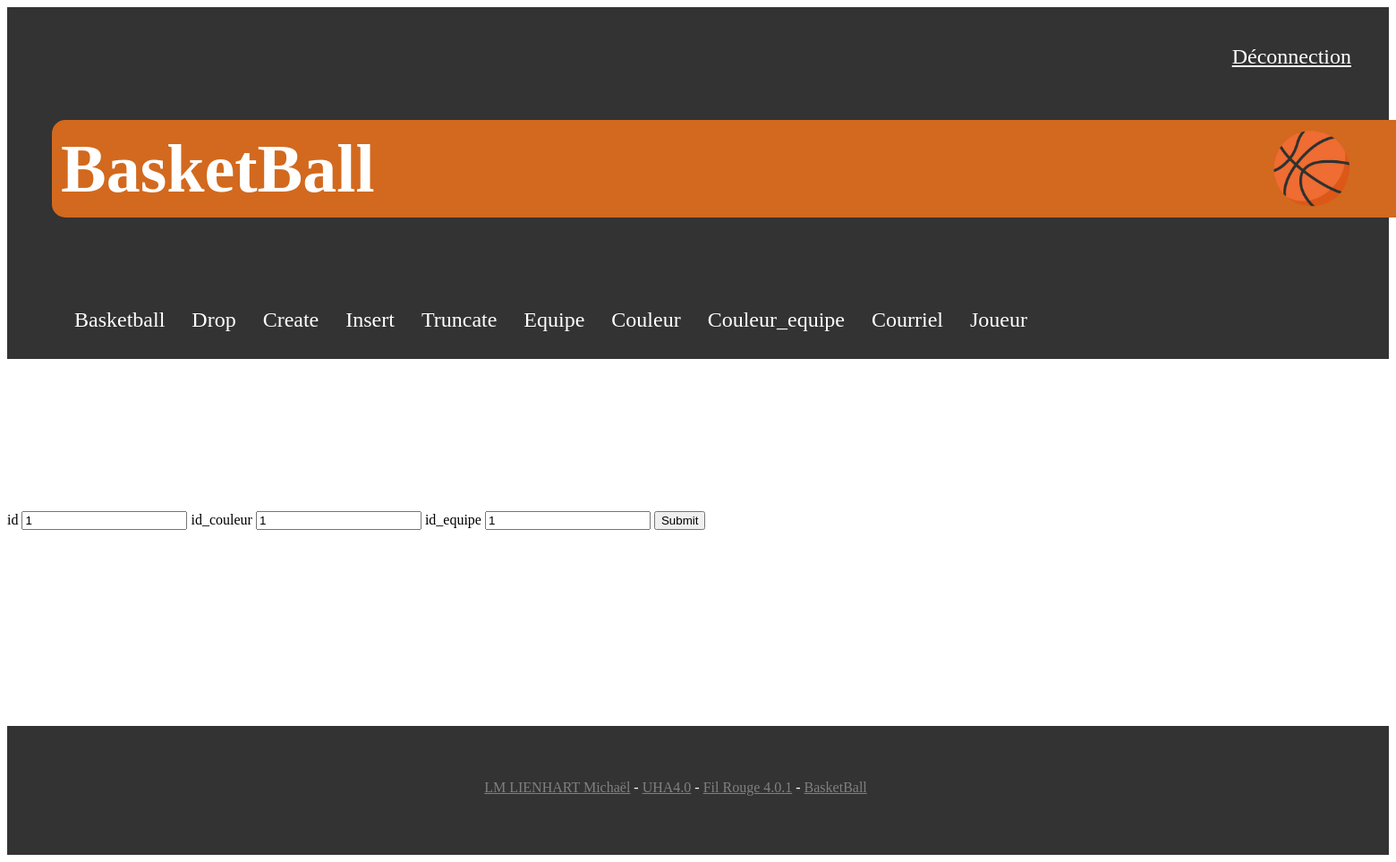
/BasketBall_phpmyadmin/updatecouleurs_equipes.php?id=1, run on the app's committed database.
### tables this page shows
create table if not exists couleurs_equipes(
    id int auto_increment primary key,
    id_couleur int,
    id_equipe int,
    CONSTRAINT fk_id_equipe foreign key(id_equipe) references equipes(id) on delete cascade,
    CONSTRAINT fk_id_couleur foreign key(id_couleur) references couleurs(id) on delete cascade
);

### BasketBall_phpmyadmin/updatecouleurs_equipes.php (the view, shortened to what this page needs)
<?php
include('header.php');
global $conn;
$stmt = $conn->prepare("SELECT * FROM couleurs_equipes WHERE id = :id;");
if(isset($_GET['id'])){ $id = (int) $_GET['id']; } else { $id = ''; }
$stmt->bindParam(':id', $id, PDO::PARAM_INT);
$stmt->execute();
$result = $stmt->fetch(PDO::FETCH_ASSOC);
?>
<section class='update'>
    <form method='post' action='updatecouleurs_equipesBD.php'>
        <label for='id'>id</label>
            <input type='text' id='id' value='<?= $result['id'] ?>' name='id'>
        <label for='id_couleur'>id_couleur</label>
            <input type='text' id='id_couleur' value='<?= $result['id_couleur'] ?>' name='id_couleur'>
        <label for='id_equipe'>id_equipe</label>
            <input type='text' id='id_equipe' value='<?= $result['id_equipe'] ?>' name='id_equipe'>
        <input type='submit' name='table'>
    </form>
</section>
<?php
include('footer.php');
?>

### BasketBall_phpmyadmin/style/style.css (style rules this page uses)
section.update { display: flex; justify-content: center; align-items: center; }

### data on the page
couleurs_equipes: id "1", id_couleur "1", id_equipe "1"
